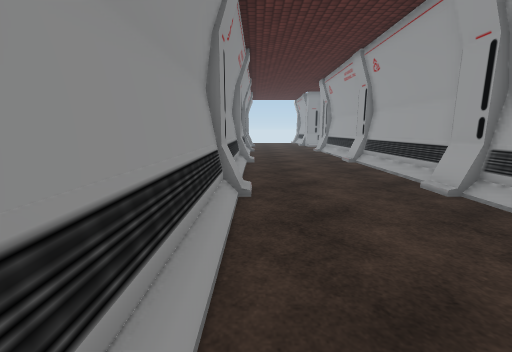
View 1 (above)

13 first-person views from a walk through a scene from a Unity 3-D project. The camera is 1.4 m above the floor, tilts 10° down and sees 90° across. The floor is counted in squares, 1 m on a side. Each view is taken from the middle of a square. On the plan, view 1 faces up. The plan holds only what a view shows up to about 13 squares ahead; the rest is blank. The place goes on beyond the plan. The player character is not drawn. Some surface patterns are stand-ins.

View 2
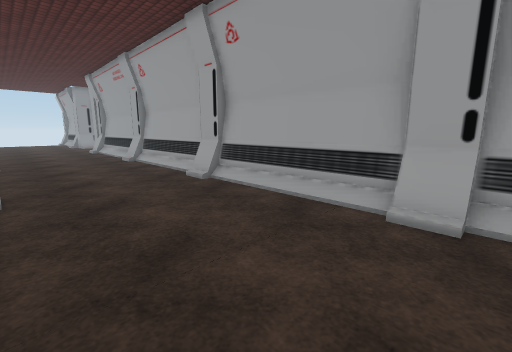

View 3
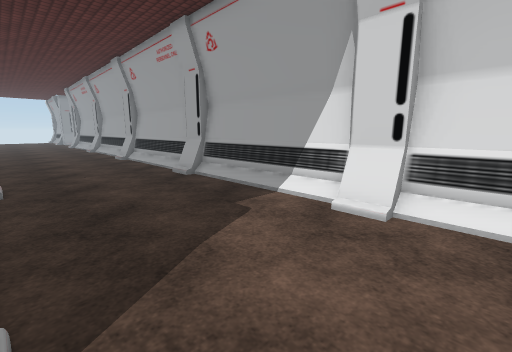

View 4
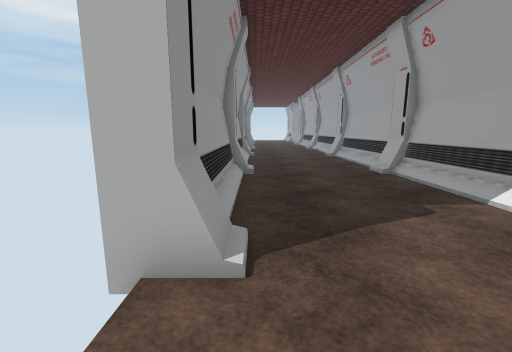

View 5
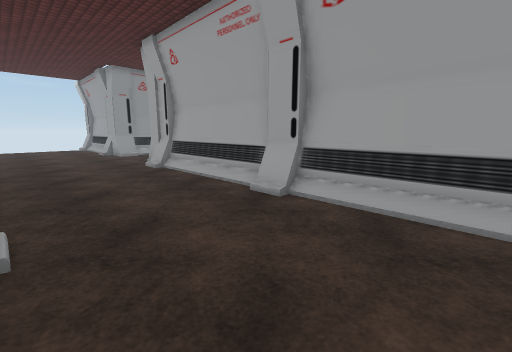

View 6
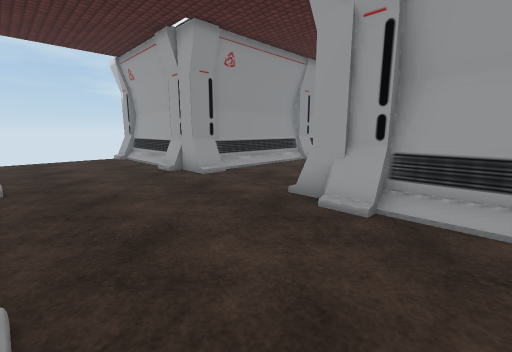

View 7
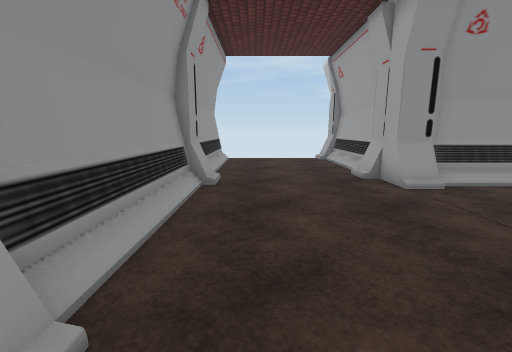

View 8
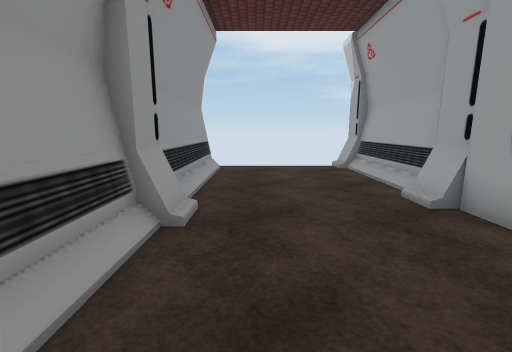

View 9
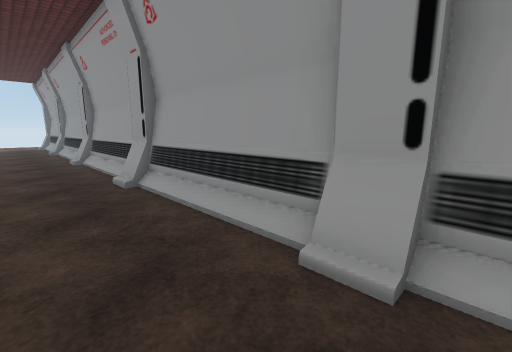

View 10
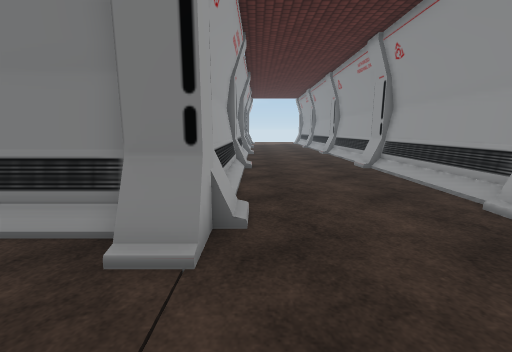

View 11
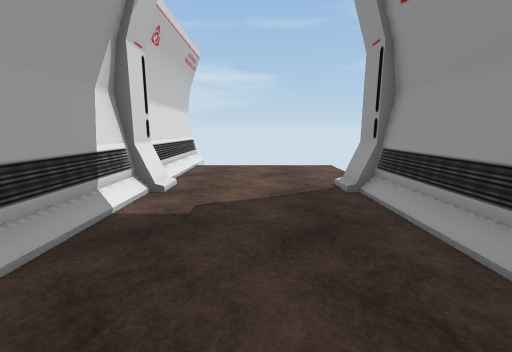

View 12
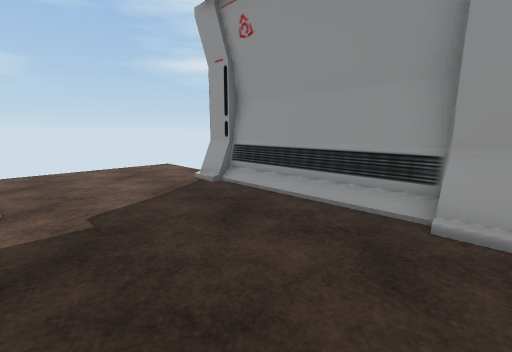

View 13
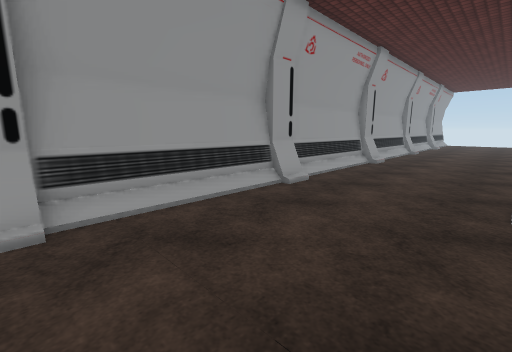

### Floor plan
Points are (right, up) in squares from view 1. A wall is a line through its corners. A room is listed if a view was taken in it or the views show most of it. See-through windows are left out.
Room 1 (views 1, 2, 3, 4, 5, 6, 7, 8, 9, 10, 11, 12, 13)
walls: (-0.9, 11.5) (-0.9, 6.5); (4.9, 12.4) (4.9, 17.5); (4.9, 6.5) (4.9, 11.5); (-0.9, 5.4) (-0.9, 0.4); (-0.9, 17.5) (-0.9, 12.5); (5.7, 18.3) (7.5, 18.3); (4.9, 0.4) (4.9, 5.4); (-0.9, -0.6) (-0.9, -5.5); (-0.9, 23.5) (-0.9, 18.5); (7.5, 23.9) (5.6, 23.9); (4.9, 25.6) (4.9, 29.5); (4.9, -5.6) (4.9, -0.6); (-0.9, 29.8) (-0.9, 24.9); (4.9, -11.5) (4.9, -6.6)
low walls: (-0.7, 5.4) (-0.7, 0.5); (5.9, 18.5) (7.5, 18.5); (-0.7, 29.5) (-0.7, 25.3)
objects: other object (-1, -7) to (-1, -6); other object (-1, 0); other object (-1, 6); other object (-1, 12); other object (-1, 18); other object (-1, 24); other object (5, -6); other object (5, 0); other object (5, 6); other object (5, 12); other object (5, 18); other object (5, 19) to (6, 19); other object (5, 24); other object (5, 25); other object (5, 30) to (5, 31)

Positions as (right, up) in squares from view 1, and headings:
1: (0, 0), facing up
2: (0, -1), facing up-right
3: (0, -8), facing up-right
4: (0, -9), facing up
5: (0, 8), facing up-right
6: (0, 16), facing up-right
7: (1, 17), facing up
8: (1, 20), facing up
9: (2, 19), facing down-left
10: (4, 22), facing down
11: (2, 0), facing down
12: (4, 0), facing down-left
13: (4, 0), facing up-left
